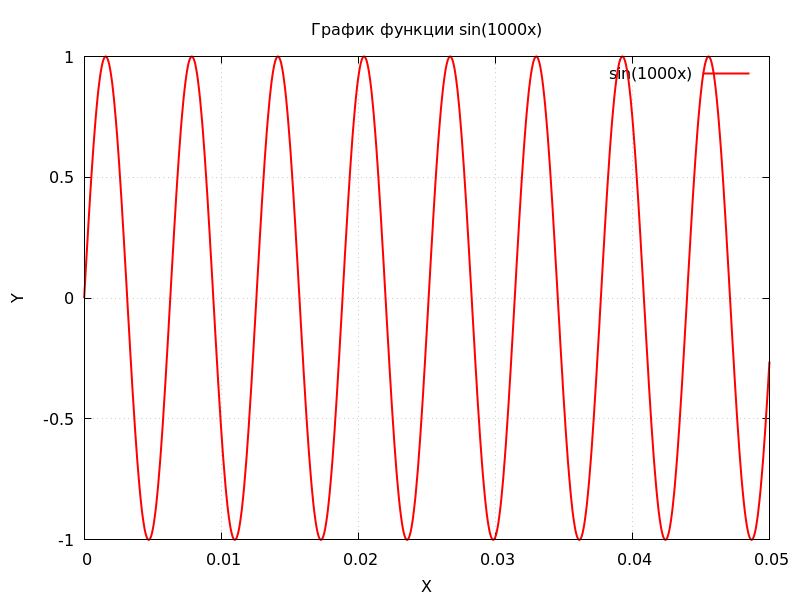

Source code (gnuplot):
set title "График функции sin(1000x)"
set xlabel "X"
set ylabel "Y"
set xrange [0:0.05]
set yrange [-1:1]
set grid
set key top right
plot sin(1000 * x) with lines lw 2 lc rgb "red" title "sin(1000x)"
set terminal pngcairo size 800,600
set output "1.png"
replot
set output